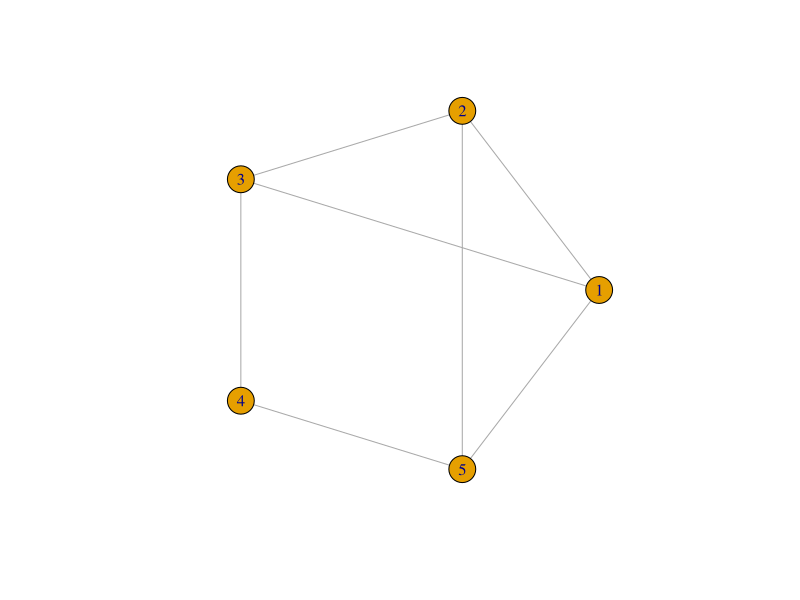
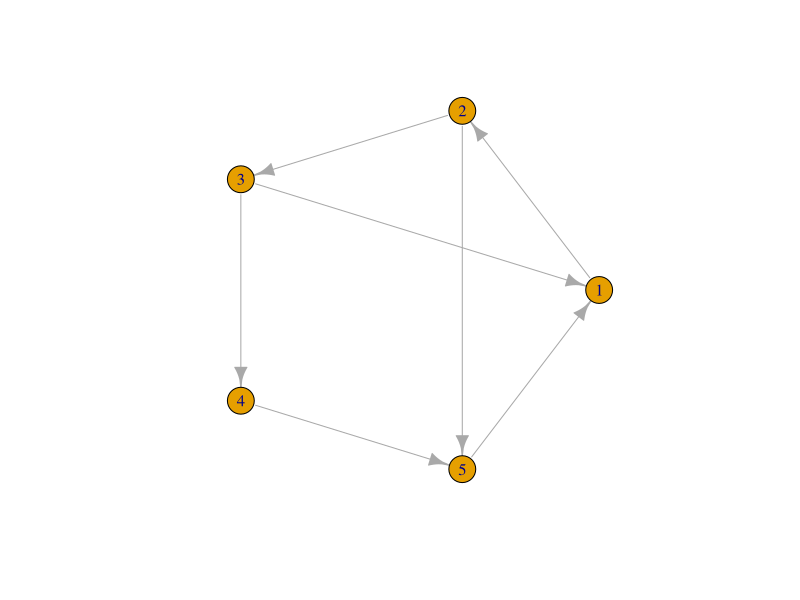
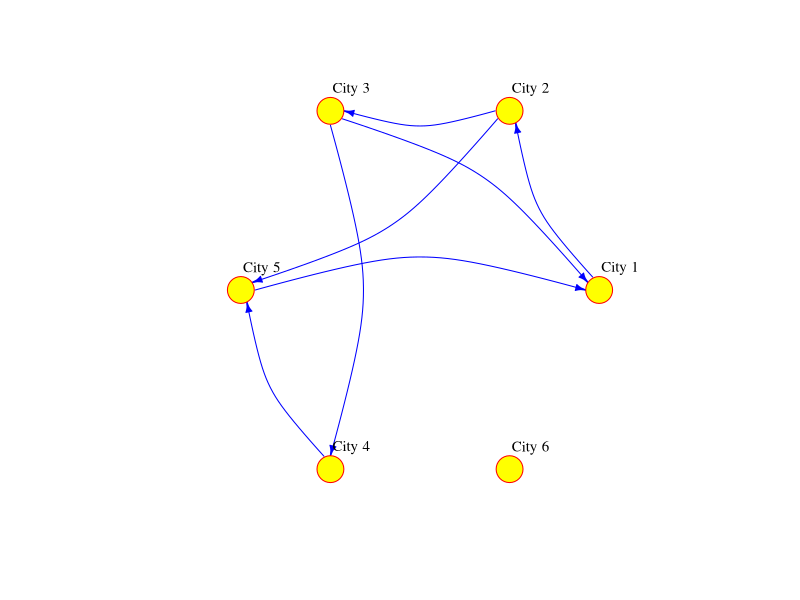
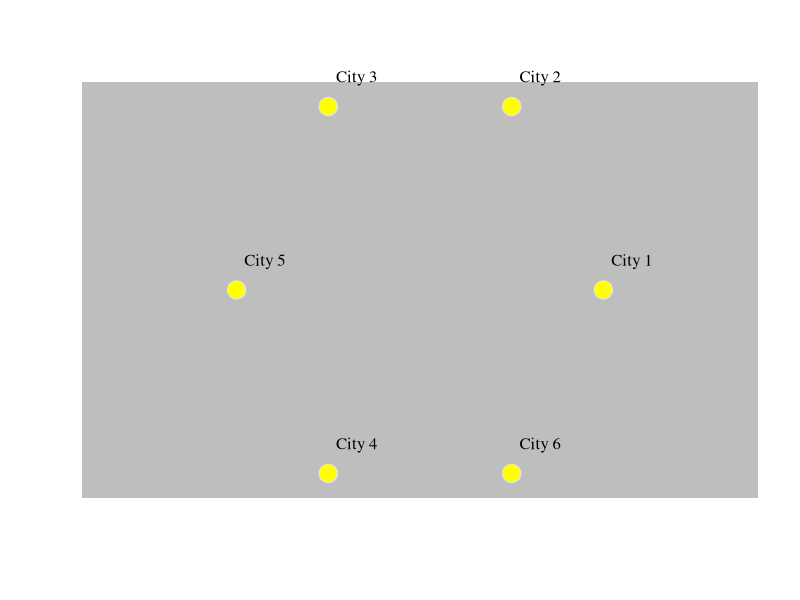
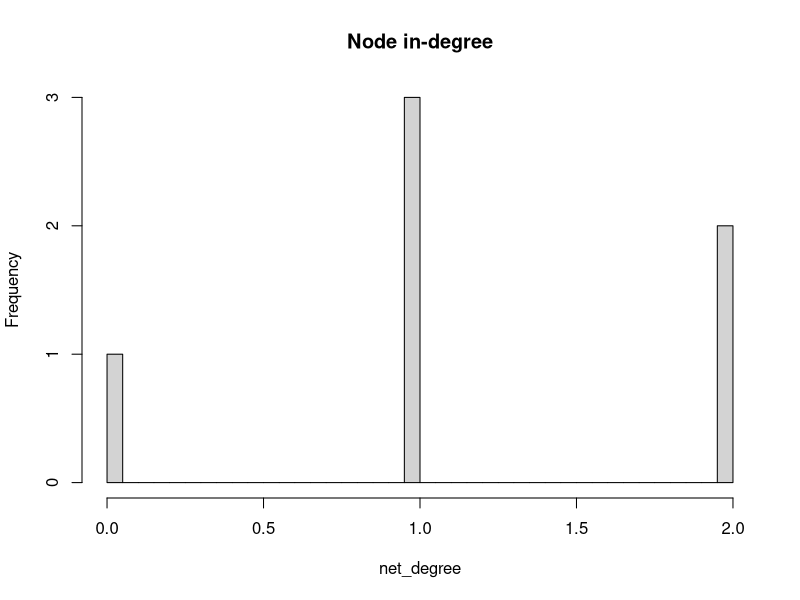
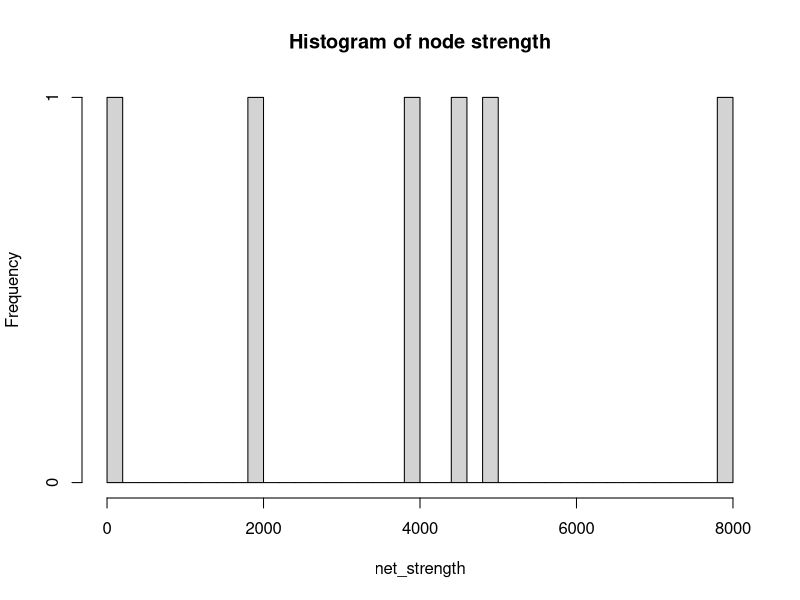
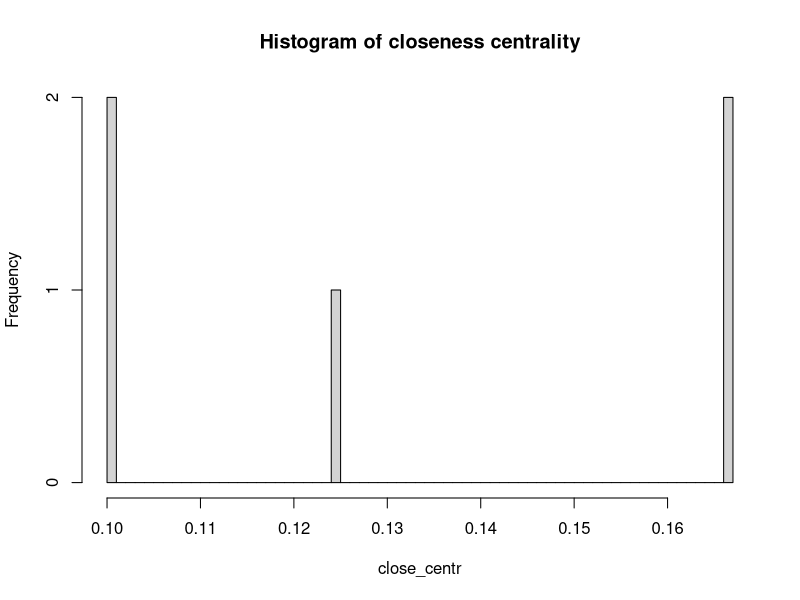
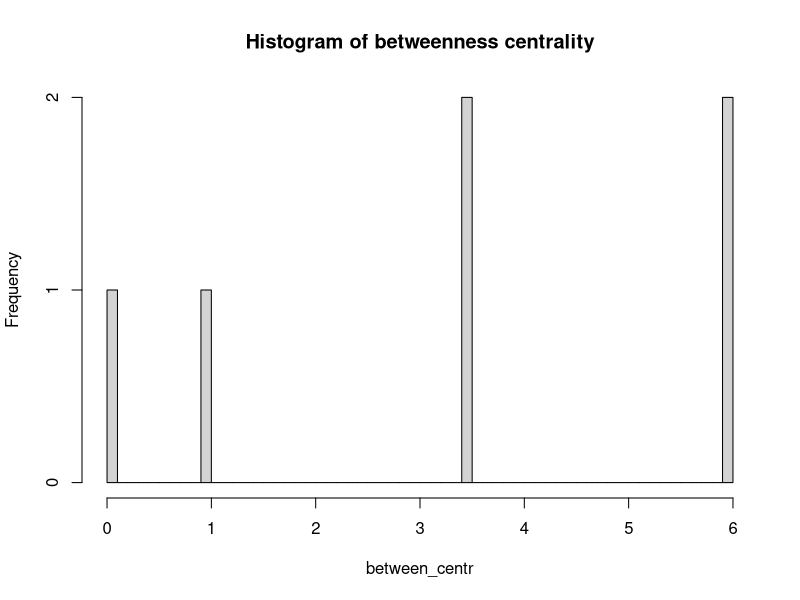

Write R code to recreate these figures, in order.
## ---- chunk 1
#| include = FALSE
rm(list=ls()) # clear working space
## ---- chunk 2
#| warning: false
#| message: false
#| 
# working with spatial data
library(sf)
# data manipulation and visualisation
library(tidyverse)
# network manipulation and analysis
library(igraph)
## ---- chunk 3
# create a graph object
network <- graph( 
  n = 5, # add number of nodes
  edges = c(1,2, 
            2,3, 
            2,5, 
            3,1, 
            3,4, 
            4,5, 
            5,1), # add edges
  directed = FALSE )

# plot
plot(network, 
     layout = layout.circle(network), # set layout
     vertex.label = 1:5)
## ---- chunk 4
# create a graph object
network <- graph( 
  n = 5, # add number of nodes
  edges = c(1,2, 
            2,3, 
            2,5, 
            3,1, 
            3,4, 
            4,5, 
            5,1), # add edges
  directed = TRUE )

# plot
plot(network, 
     layout = layout.circle(network), # set layout
     vertex.label = 1:5)
## ---- chunk 5
# create a graph object
network_isolated <- graph( 
  c("City 1","City 2", 
    "City 2","City 3", 
    "City 2","City 5", 
    "City 3","City 1", 
    "City 3","City 4", 
    "City 4","City 5", 
    "City 5","City 1"),
  isolates=c("City 6") # isolated node
  )

# plot
plot(network_isolated, 
      layout = layout.circle(network_isolated),
     vertex.frame.color="red",  
     vertex.label.color="black",
     vertex.label.cex=0.9, 
     vertex.label.dist=2.3, 
     edge.curved=0.3, 
     edge.arrow.size=.5, 
     edge.color = "blue", 
     vertex.color="yellow", 
     vertex.size=15) 
## ---- chunk 6
V(network_isolated)
## ---- chunk 7
V(network_isolated)$name
## ---- chunk 8
V(network_isolated)$population <- c(92000, 549000, 1786000, 74000, 8000, 21000)
## ---- chunk 9
E(network_isolated)
## ---- chunk 10
E(network_isolated)$weight <- c(2000, 5000, 1000, 1000, 4000, 3500, 7000)
## ---- chunk 11
network_isolated[]
## ---- chunk 12
vertex_attr(network_isolated)
## ---- chunk 13
network_isolated$title <- "Network of human mobility between cities"
## ---- chunk 14
plot(network_isolated,
     layout = layout.circle(network_isolated),
     # adjust nodes
     vertex.frame.color = "gray90",    # line colour
     vertex.label.color = "black",    # label colour 
     vertex.label.cex = 1,            # label font size
     vertex.label.dist = 3,           # label distance
     vertex.color = "yellow",         # colour 
     vertex.size=10,                  # size
     # adjust edges
     edge.curved=0.3,     # curvature
     edge.arrow.size=0.5,  # size
     edge.arrow.width=.5,
     edge.width=E(network_isolated)$weight,
     edge.color = "gray") # colour
## ---- chunk 15
edge_density(network_isolated, 
             loops=FALSE)
## ---- chunk 16
reciprocity(network_isolated)
## ---- chunk 17
# compute in-degree
net_degree <- degree(network_isolated, 
                     v=V(network_isolated), 
                     mode="in")

# display histogram of in-degree
hist(net_degree, 
     breaks = 30, 
     main = "Node in-degree")
## ---- chunk 18
shortest_paths(network_isolated, 
               from = V(network_isolated)$name == "City 1",
               to = V(network_isolated)$name == "City 5",
               weights=NA, # if weights = NULL and a weight edge attribute is present, this is used.
               output = "both") # outputs are produced for both path nodes and edges


## ---- chunk 19
diameter(network_isolated, 
         directed=TRUE, 
         weights=NA)
## ---- chunk 20
mean_distance(network_isolated, 
              directed=TRUE, 
              weights=NA)
## ---- chunk 21
# compute strength of network nodes
net_strength <- strength(network_isolated, # network object
                         vids = V(network_isolated), #	vertices
                         mode = c("in"), # “in” for in-degree
                         loops = FALSE, # whether to loop the edge count
                         weights = NULL # if weights = NULL and a weight edge attribute is present, this is used.
)
  
# histogram 
hist(net_strength, 
     breaks = 50, 
     main="Histogram of node strength")
## ---- chunk 22
close_centr <- closeness(network_isolated, 
                         mode="in", 
                         weights=NA) # using unweighted edges

hist(close_centr, 
     breaks = 50, 
     main = "Histogram of closeness centrality")
## ---- chunk 23
between_centr <- betweenness(network_isolated, 
                             v = V(network_isolated), 
                             directed = TRUE, 
                             weights = NA)

hist(between_centr, 
     breaks = 50, 
     main = "Histogram of betweenness centrality")
## ---- chunk 24
net_hub <- hub_score(network_isolated, 
                weights=NULL)$vector #  use the weighted edges

hist(net_hub, 
     breaks = 50, 
     main = "Histogram of hub score")
## ---- chunk 25
net_aut <- authority_score(network_isolated, 
                           weights=NULL)$vector

hist(net_aut, 
     breaks = 50, 
     main = "Histogram of authority score")
